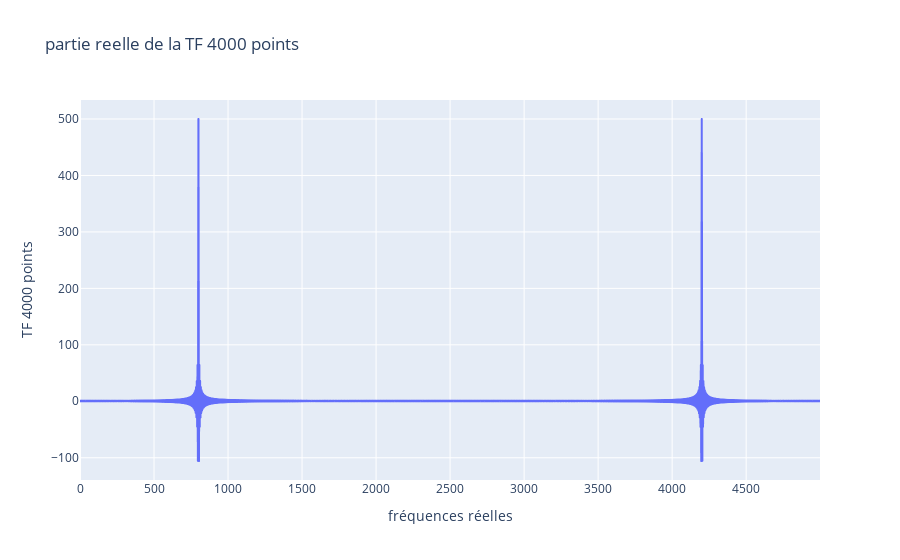

Notebook cell for this chart:
### Markdown cell above
5. Afficher maintenant les parties réelles et imaginaires de la TFD 4K-points de x1[k] en fonction des fréquences
réduites, puis des fréquences réelles. Justifier les valeurs des fréquences correspondant aux pics d’amplitude.
6. Expliquer la valeur de la partie imaginaire de la TFD 4K-points, à partir :
• de la formule de la TFTD calculée en TD (TFTD - Ex. 1)
• d’un raisonnement sur la parité de la séquence temporelle
7. Calculer et afficher le spectre de x1[k] échantillonné à la fréquence νe = 1 kHz dans l’intervalle ν ∈ [− νe
2 , νe
2 ],
et comparer avec le résultat du TD.
8. Afficher sur un même tracé et sur le même intervalle fréquentiel ν ∈ [0, νe[, la transformée de Fourier du signal
continu calculée en TD (Échantillonnage - Ex. 1), avec les parties réelles et imaginaires de la TFD 4K-points
calculée à la question précédente. Commenter et expliquer les différences.

### Code cell
A = 1
nu0 = 50
nue = 5000
phi = 0
K = 1000

k, t ,s1 = Fcos(A, nu0, nue, phi, K)
n1,f1,nu1, TFD1 = TFourier(x1, nue, 4*K) #TFD 4000 points
#tracé de la TF
figReelle = px.line(x=nu1, y=np.real(TFD1), 
                    title='partie reelle de la TF 4000 points', 
                    labels={'x':'fréquences réelles', 'y':'TF 4000 points'}).show()
figImag = px.line(x=nu1, y=np.imag(TFD1), 
                  title='partie imaginaire de la TF 4000 points',
                  labels={'x':'fréquences réelles', 'y':'TF 4000 points'}).show()

#Affichage avec des fréquences réelles (nu=f*nue et non normalisées (f=n/N))

### Figure 1 — Plotly figure (JSON) as saved in the notebook; plotly's stock layout.template omitted (floating-point values rounded to 4 significant figures; data arrays with more than 128 entries replaced by an {"elided": "..."} marker saying what was removed)
{"data": [{"hovertemplate": "fréquences réelles=%{x}<br>TF 4000 points=%{y}<extra></extra>", "legendgroup": "", "line": {"color": "#636efa", "dash": "solid"}, "marker": {"symbol": "circle"}, "mode": "lines", "name": "", "showlegend": false, "type": "scattergl", "x": {"elided": "4000 float values"}, "xaxis": "x", "y": {"elided": "4000 float values"}, "yaxis": "y"}], "layout": {"legend": {"tracegroupgap": 0}, "title": {"text": "partie reelle de la TF 4000 points"}, "xaxis": {"anchor": "y", "domain": [0, 1], "title": {"text": "fréquences réelles"}}, "yaxis": {"anchor": "x", "domain": [0, 1], "title": {"text": "TF 4000 points"}}}}
